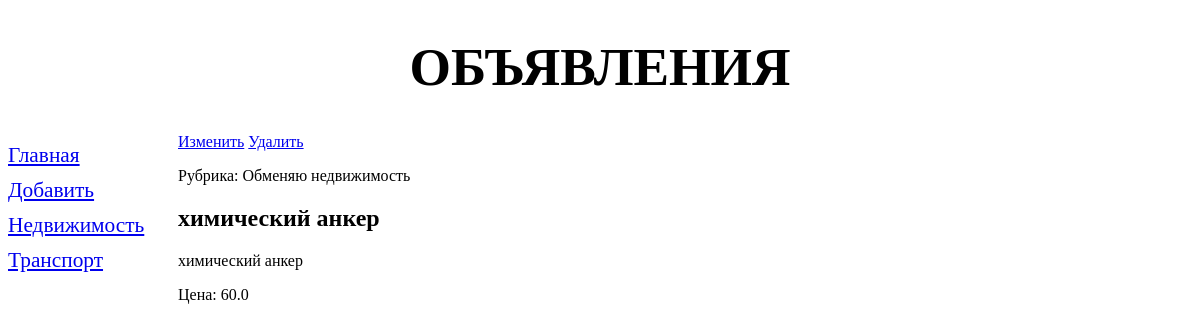
/bboard/detail/9/, run on an earlier commit of the app's database.
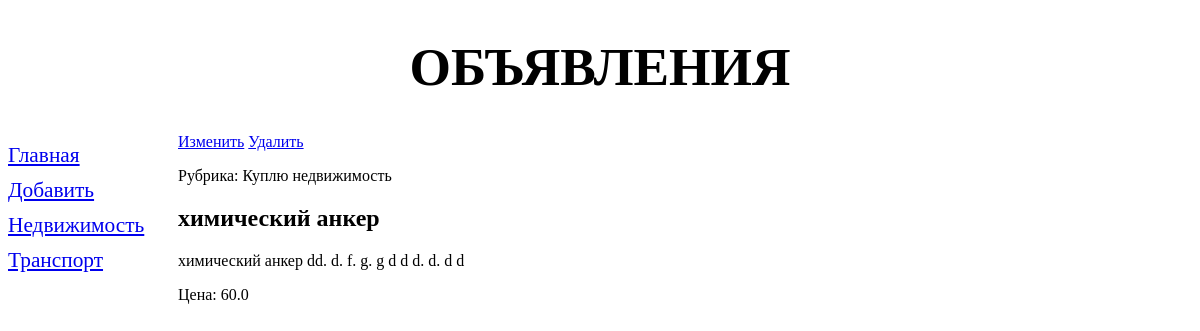
And on a later commit of the database.
### bboard/models.py (models this page shows, shortened)
class Bb(models.Model):
    class Kinds(models.TextChoices):
        __empty__ = 'Выберите тип публикуемого объявления'
        BUY = 'b', 'Куплю'
        SELL = 's', 'Продам'
        EXCHANGE = 'c', 'Обменяю'
        RENT = 'r', 'Арендую'
    kind = models.CharField(max_length=8, choices=Kinds.choices, default=Kinds.SELL, verbose_name='Тип сделки')
    title = models.CharField(max_length=50, verbose_name='Товар')
    content = models.TextField(null=True, blank=True, verbose_name='Описание')
    price = models.FloatField(null=True, blank=True, verbose_name='Цена')
    published = models.DateTimeField(auto_now_add=True, db_index=True, verbose_name='Опубликовано')
    rubric = models.ForeignKey('Rubric', null=True, on_delete=models.PROTECT, verbose_name='Рубрика')
    class Meta:
        verbose_name_plural = 'Объявления'
        verbose_name = 'Объявление'
        ordering = ['-published']
    def __str__(self):
        return self.title

class Rubric(models.Model):
    name = models.CharField(max_length=20, db_index=True, verbose_name='Название')
    class Meta:
        verbose_name_plural = 'Рубрики'
        verbose_name = 'Рубрика'
        ordering = ['name']

### bboard/views.py (the view)
# urls.py: path('detail/<int:pk>/', BbDetailView.as_view(), name='detail'),
class BbDetailView(DetailView):
    model = Bb
    def get_context_data(self, **kwargs):
        context = super().get_context_data(**kwargs)
        context['rubrics'] = Rubric.objects.all()
        return context

### templates/bboard/bb_detail.html (shortened to what this page needs)
{% extends "layout/basic.html" %}
{% block content %}
    <a href="{% url 'edit' pk=bb.pk %}">Изменить</a>
    <a href="{% url 'delete' pk=bb.pk %}">Удалить</a>
<p>Рубрика: {{ bb.get_kind_display  }} {{ bb.rubric.name.lower }}</p>
    <h2>{{ bb.title }}</h2>
    <p>{{ bb.content }}</p>
    <p>Цена: {{ bb.price }}</p>
{% endblock %}

What changed in the data, as far as the page shows it:
changed Bb "химический анкер": kind "Обменяю" → "Куплю"; content "химический анкер" → "химический анкер dd. d. f. g. g d d d. d. d d"
